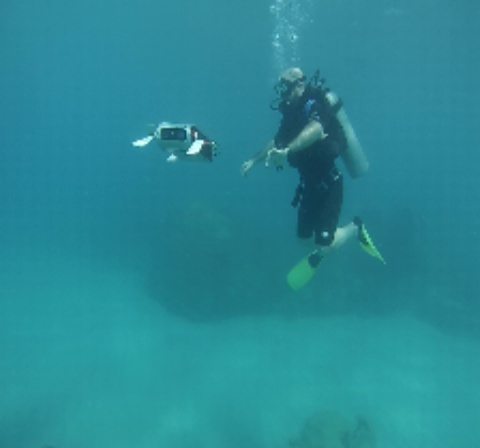
#> input picture data/train_val/images/d_r_25_.jpg, 480 x 448 px; its folder holds only this picture in this run
$ python main.py
#> lines starting #> are read from the running program, lines starting #| are printed output that depends on the picture
### Preprocessed Data - UCM/UCM/color_equalisation.py
import numpy as np

# [32 lines of commented-out code are left out]

import numpy as np

def cal_equalisation(img,ratio):
    Array = img * ratio
    Array = np.clip(Array, 0, 255)
    return Array

def RGB_equalisation(img):
    img = np.float32(img)
    avg_RGB = []
    for i in range(3):
        avg = np.mean(img[:,:,i])
        avg_RGB.append(avg)
    # print('avg_RGB',avg_RGB)
    a_r = avg_RGB[0]/avg_RGB[2]
    a_g =  avg_RGB[0]/avg_RGB[1]
    ratio = [0,a_g,a_r]
    for i in range(1,3):
        img[:,:,i] = cal_equalisation(img[:,:,i],ratio[i])
    return img

### Preprocessed Data - UCM/UCM/global_histogram_stretching.py
import numpy as np

def histogram_r(r_array,height, width):
    length = height * width
    R_rray = []
    for i in range(height):
        for j in range(width):
            R_rray.append(r_array[i][j])
    R_rray.sort()
    I_min = int(R_rray[int(length / 500)])
    I_max = int(R_rray[-int(length / 500)])
    array_Global_histogram_stretching = np.zeros((height, width))
    for i in range(0, height):
        for j in range(0, width):
            if r_array[i][j] < I_min:
                # p_out = r_array[i][j]
                array_Global_histogram_stretching[i][j] = I_min
            elif (r_array[i][j] > I_max):
                p_out = r_array[i][j]
                array_Global_histogram_stretching[i][j] = 255
            else:
                p_out = int((r_array[i][j] - I_min) * ((255 - I_min) / (I_max - I_min)))+ I_min
                array_Global_histogram_stretching[i][j] = p_out
    return (array_Global_histogram_stretching)

def histogram_g(r_array,height, width):
    length = height * width
    R_rray = []
    for i in range(height):
        for j in range(width):
            R_rray.append(r_array[i][j])
    R_rray.sort()
    I_min = int(R_rray[int(length / 500)])
    I_max = int(R_rray[-int(length / 500)])
    array_Global_histogram_stretching = np.zeros((height, width))
    for i in range(0, height):
        for j in range(0, width):
            if r_array[i][j] < I_min:
                p_out = r_array[i][j]
                array_Global_histogram_stretching[i][j] = 0
            elif (r_array[i][j] > I_max):
                p_out = r_array[i][j]
                array_Global_histogram_stretching[i][j] = 255
            else:
                p_out = int((r_array[i][j] - I_min) * ((255) / (I_max - I_min)) )
                array_Global_histogram_stretching[i][j] = p_out
    return (array_Global_histogram_stretching)

def histogram_b(r_array,height, width):
    length = height * width
    R_rray = []
    for i in range(height):
        for j in range(width):
            R_rray.append(r_array[i][j])
    R_rray.sort()
    I_min = int(R_rray[int(length / 500)])
    I_max = int(R_rray[-int(length / 500)])
    array_Global_histogram_stretching = np.zeros((height, width))
    for i in range(0, height):
        for j in range(0, width):
            if r_array[i][j] < I_min:
                # p_out = r_array[i][j]
                array_Global_histogram_stretching[i][j] = 0
            elif (r_array[i][j] > I_max):
                # p_out = r_array[i][j]
                array_Global_histogram_stretching[i][j] = I_max
            else:
                p_out = int((r_array[i][j] - I_min) * ((I_max) / (I_max - I_min)))
                array_Global_histogram_stretching[i][j] = p_out
    return (array_Global_histogram_stretching)

def stretching(img):
    height = len(img)
    width = len(img[0])
    img[:, :, 2] = histogram_r(img[:, :, 2], height, width)
    img[:, :, 1] = histogram_g(img[:, :, 1], height, width)
    img[:, :, 0] = histogram_b(img[:, :, 0], height, width)
    return img

### Preprocessed Data - UCM/UCM/hsvStretching.py
import cv2
from skimage.color import rgb2hsv,hsv2rgb
import numpy as np

from global_Stretching import global_stretching


def  HSVStretching(sceneRadiance):
    sceneRadiance = np.uint8(sceneRadiance)
    height = len(sceneRadiance)
    width = len(sceneRadiance[0])
    img_hsv = rgb2hsv(sceneRadiance)
    h, s, v = cv2.split(img_hsv)
    img_s_stretching = global_stretching(s, height, width)
    img_v_stretching = global_stretching(v, height, width)

    labArray = np.zeros((height, width, 3), 'float64')
    labArray[:, :, 0] = h
    labArray[:, :, 1] = img_s_stretching
    labArray[:, :, 2] = img_v_stretching
    img_rgb = hsv2rgb(labArray) * 255

    # img_rgb = np.clip(img_rgb, 0, 255)

    return img_rgb

### Preprocessed Data - UCM/UCM/global_Stretching.py
import numpy as np

def global_stretching(img_L,height, width):
    I_min = np.min(img_L)
    I_max = np.max(img_L)
    I_mean = np.mean(img_L)


    # print('I_min',I_min)
    # print('I_max',I_max)
    # print('I_max',I_mean)

    array_Global_histogram_stretching_L = np.zeros((height, width))
    for i in range(0, height):
        for j in range(0, width):
            p_out = (img_L[i][j] - I_min) * ((1) / (I_max - I_min))
            array_Global_histogram_stretching_L[i][j] = p_out

    return array_Global_histogram_stretching_L

### Preprocessed Data - UCM/UCM/sceneRadiance.py
import numpy as np

def sceneRadianceRGB(sceneRadiance):

    sceneRadiance = np.clip(sceneRadiance, 0, 255)
    sceneRadiance = np.uint8(sceneRadiance)

    return sceneRadiance

### Preprocessed Data - UCM/UCM/main.py
""" UCM preprocessing for Underwater Colour Image Enhancement
This model is based on the repo:
https://github.com/wangyanckxx/Single-Underwater-Image-Enhancement-and-Color-Restoration
"""

import os
import numpy as np
import cv2
import natsort
import datetime

from color_equalisation import RGB_equalisation
from global_histogram_stretching import stretching
from hsvStretching import HSVStretching
from sceneRadiance import sceneRadianceRGB


np.seterr(over='ignore')
if __name__ == '__main__':
    pass

folder = "../.."

path = folder + "/data/train_val/images"
out_path = folder + ""
files = os.listdir(path)
files =  natsort.natsorted(files)

for i in range(len(files)):
    file = files[i]
    filepath = path + "/" + file
    prefix = file.split('.')[0]
    if os.path.isfile(filepath):
        img = cv2.imread(folder + '/data/train_val/images/' + file)
#> img is the input picture: shape (448, 480, 3); mean B, G, R 149.6, 137.8, 41.1
        sceneRadiance = RGB_equalisation(img)
#> the loop in RGB_equalisation, `for i in range(3):` made 3 passes
#> avg on passes 1 to 3: 149.6, 137.8, 41.11
#> after the loop in RGB_equalisation, `for i in range(3):`: avg_RGB = [149.6, 137.8, 41.11]
#> in RGB_equalisation, `a_r = avg_RGB[0]/avg_RGB[2]`: a_r = 3.64
#> in RGB_equalisation, `a_g =  avg_RGB[0]/avg_RGB[1]`: a_g = 1.09
#> in RGB_equalisation, `ratio = [0,a_g,a_r]`: ratio = [0, 1.09, 3.64]
#> after the loop in RGB_equalisation, `for i in range(1,3):`:
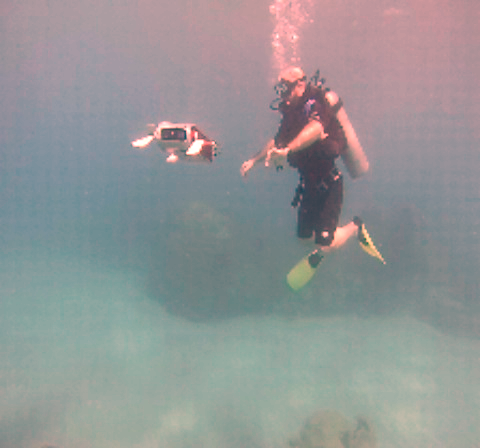
#> img: shape (448, 480, 3) float32; mean B, G, R 149.6, 149.6, 148.1
        sceneRadiance = stretching(sceneRadiance)
#> in stretching, `height = len(img)`: height = 448
#> in stretching, `width = len(img[0])`: width = 480
#> in histogram_r, `length = height * width`: length = 215040
#> after the loop in histogram_r, `for i in range(height):`: R_rray = 215040 items
#> in histogram_r, `I_min = int(R_rray[int(length / 500)])`: I_min = 61
#> in histogram_r, `I_max = int(R_rray[-int(length / 500)])`: I_max = 255
#> in histogram_g, `length = height * width`: length = 215040
#> after the loop in histogram_g, `for i in range(height):`: R_rray = 215040 items
#> in histogram_g, `I_min = int(R_rray[int(length / 500)])`: I_min = 67
#> in histogram_g, `I_max = int(R_rray[-int(length / 500)])`: I_max = 213
#> in histogram_b, `length = height * width`: length = 215040
#> after the loop in histogram_b, `for i in range(height):`: R_rray = 215040 items
#> in histogram_b, `I_min = int(R_rray[int(length / 500)])`: I_min = 79
#> in histogram_b, `I_max = int(R_rray[-int(length / 500)])`: I_max = 200
#> after the loop in histogram_b, `for i in range(0, height):`:
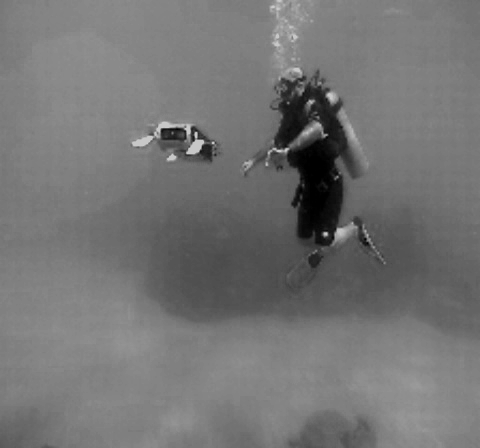
#> array_Global_histogram_stretching: shape (448, 480) float64; min 0, max 200, mean 116.1
#> in stretching, `img[:, :, 0] = histogram_b(img[:, :, 0], height, width)`:
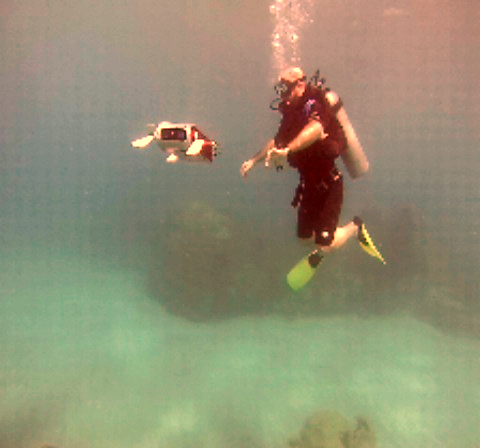
#> img: shape (448, 480, 3) float32; mean B, G, R 116.1, 143.7, 147.6
        sceneRadiance = HSVStretching(sceneRadiance)
#> in HSVStretching, `height = len(sceneRadiance)`: height = 448
#> in HSVStretching, `width = len(sceneRadiance[0])`: width = 480
#> in HSVStretching, `h, s, v = cv2.split(img_hsv)`:
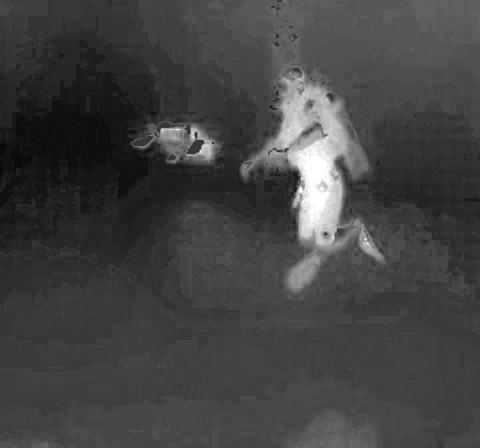
#> s: shape (448, 480) float64; min 0.024, max 1, mean 0.261
#> in HSVStretching, `h, s, v = cv2.split(img_hsv)`:
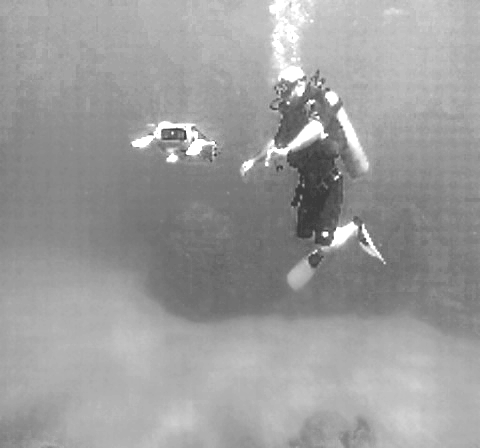
#> v: shape (448, 480) float64; min 0.239, max 1, mean 0.615
#> in global_stretching, `I_min = np.min(img_L)`: I_min = 0.024
#> in global_stretching, `I_max = np.max(img_L)`: I_max = 1
#> in global_stretching, `I_mean = np.mean(img_L)`: I_mean = 0.261
#> call 2 of global_stretching, with height = 448, width = 480
#> in global_stretching (call 2), `I_min = np.min(img_L)`: I_min = 0.239
#> in global_stretching (call 2), `I_mean = np.mean(img_L)`: I_mean = 0.615
#> after the loop in global_stretching (call 2), `for i in range(0, height):`:
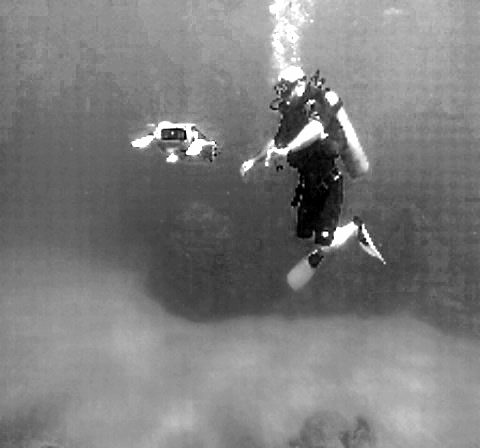
#> array_Global_histogram_stretching_L: shape (448, 480) float64; min 0, max 1, mean 0.494
        sceneRadiance = sceneRadianceRGB(sceneRadiance)
#> in sceneRadianceRGB, `sceneRadiance = np.uint8(sceneRadiance)`:
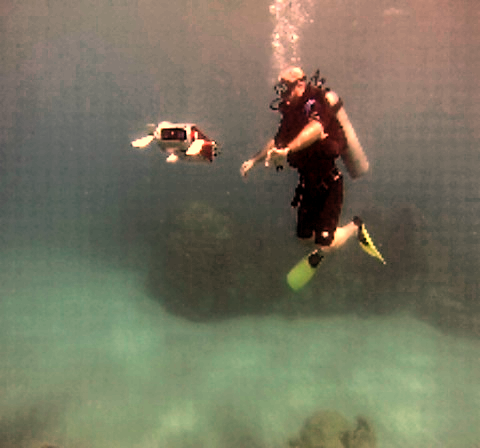
#> sceneRadiance: shape (448, 480, 3); mean of channels 0, 1, 2 95, 115.7, 118.5; drawn as B, G, R
        cv2.imwrite('../../Preprocessed Data/train_val/images/' + prefix + 'UCM.jpg', sceneRadiance)

# [16 lines of commented-out code are left out]

$ run again, on data/train_val/images/f_r_381_.jpg
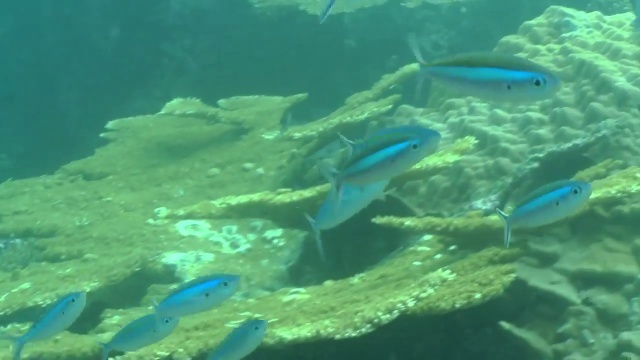
#> input picture data/train_val/images/f_r_381_.jpg, 640 x 360 px
#> img is the input picture: shape (360, 640, 3); mean B, G, R 117.9, 152.1, 74.9
#> the loop in RGB_equalisation, `for i in range(3):` made 3 passes
#> avg on passes 1 to 3: 117.9, 152.1, 74.91
#> after the loop in RGB_equalisation, `for i in range(3):`: avg_RGB = [117.9, 152.1, 74.91]
#> a_r = 1.57
#> a_g = 0.775
#> ratio = [0, 0.775, 1.57]
#> after the loop in RGB_equalisation, `for i in range(1,3):`:
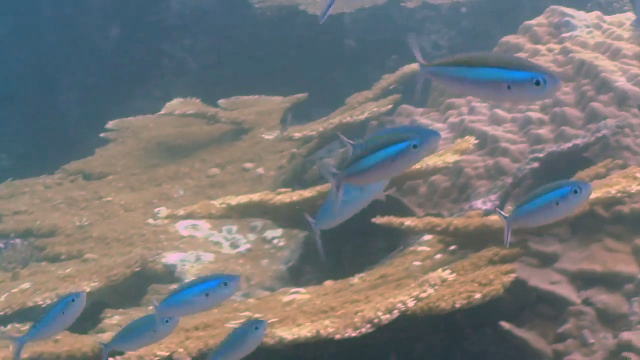
#> img: shape (360, 640, 3) float32; mean B, G, R 117.9, 117.9, 117.9
#> in stretching, `height = len(img)`: height = 360
#> in stretching, `width = len(img[0])`: width = 640
#> in histogram_r, `length = height * width`: length = 230400
#> after the loop in histogram_r, `for i in range(height):`: R_rray = 230400 items
#> in histogram_r, `I_min = int(R_rray[int(length / 500)])`: I_min = 28
#> in histogram_r, `I_max = int(R_rray[-int(length / 500)])`: I_max = 253
#> in histogram_g, `length = height * width`: length = 230400
#> after the loop in histogram_g, `for i in range(height):`: R_rray = 230400 items
#> in histogram_g, `I_min = int(R_rray[int(length / 500)])`: I_min = 56
#> in histogram_g, `I_max = int(R_rray[-int(length / 500)])`: I_max = 197
#> in histogram_b, `length = height * width`: length = 230400
#> after the loop in histogram_b, `for i in range(height):`: R_rray = 230400 items
#> in histogram_b, `I_min = int(R_rray[int(length / 500)])`: I_min = 61
#> in histogram_b, `I_max = int(R_rray[-int(length / 500)])`: I_max = 215
#> in HSVStretching, `height = len(sceneRadiance)`: height = 360
#> in HSVStretching, `width = len(sceneRadiance[0])`: width = 640
#> img_hsv: shape (360, 640, 3) float64; mean of channels 0, 1, 2 0.463, 0.379, 0.485
#> in global_stretching, `I_min = np.min(img_L)`: I_min = 0
#> in global_stretching, `I_max = np.max(img_L)`: I_max = 1
#> I_mean = 0.379
#> in sceneRadianceRGB, `sceneRadiance = np.uint8(sceneRadiance)`:
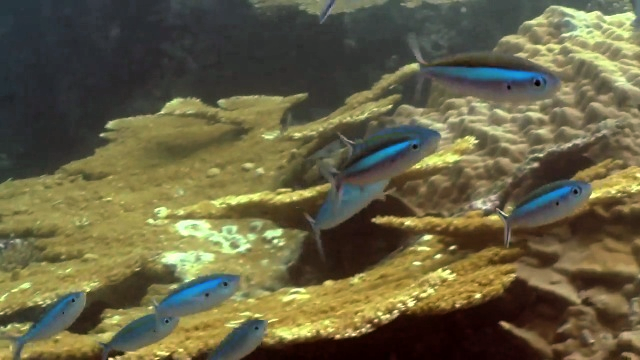
#> sceneRadiance: shape (360, 640, 3); mean of channels 0, 1, 2 67.5, 97.1, 102.3; drawn as B, G, R

$ run again, on data/train_val/images/f_r_606_.jpg
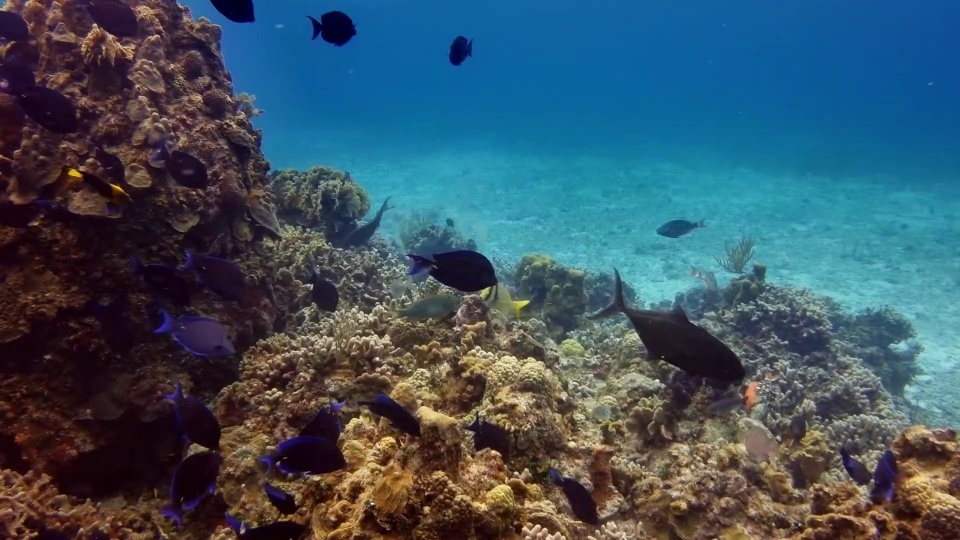
#> input picture data/train_val/images/f_r_606_.jpg, 960 x 540 px
#> img is the input picture: shape (540, 960, 3); mean B, G, R 96.5, 82.8, 60.5
#> the loop in RGB_equalisation, `for i in range(3):` made 3 passes
#> avg on passes 1 to 3: 96.54, 82.82, 60.52
#> after the loop in RGB_equalisation, `for i in range(3):`: avg_RGB = [96.54, 82.82, 60.52]
#> a_r = 1.6
#> a_g = 1.17
#> ratio = [0, 1.17, 1.6]
#> in stretching, `height = len(img)`: height = 540
#> in stretching, `width = len(img[0])`: width = 960
#> in histogram_r, `length = height * width`: length = 518400
#> after the loop in histogram_r, `for i in range(height):`: R_rray = 518400 items
#> in histogram_r, `I_min = int(R_rray[int(length / 500)])`: I_min = 0
#> in histogram_r, `I_max = int(R_rray[-int(length / 500)])`: I_max = 255
#> in histogram_g, `length = height * width`: length = 518400
#> after the loop in histogram_g, `for i in range(height):`: R_rray = 518400 items
#> in histogram_g, `I_min = int(R_rray[int(length / 500)])`: I_min = 0
#> in histogram_g, `I_max = int(R_rray[-int(length / 500)])`: I_max = 243
#> in histogram_b, `length = height * width`: length = 518400
#> after the loop in histogram_b, `for i in range(height):`: R_rray = 518400 items
#> in histogram_b, `I_min = int(R_rray[int(length / 500)])`: I_min = 0
#> in histogram_b, `I_max = int(R_rray[-int(length / 500)])`: I_max = 208
#> after the loop in histogram_b, `for i in range(0, height):`:
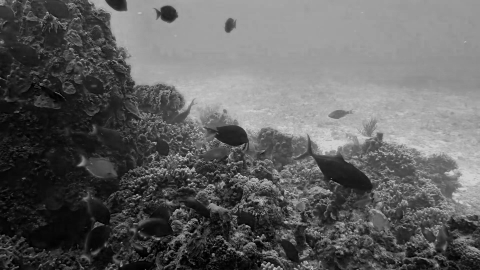
#> array_Global_histogram_stretching: shape (540, 960) float64 (shown at 1/2 size); min 0, max 208, mean 96.5
#> in HSVStretching, `height = len(sceneRadiance)`: height = 540
#> in HSVStretching, `width = len(sceneRadiance[0])`: width = 960
#> img_hsv: shape (540, 960, 3) float64; mean of channels 0, 1, 2 0.456, 0.639, 0.543
#> in global_stretching, `I_min = np.min(img_L)`: I_min = 0
#> in global_stretching, `I_max = np.max(img_L)`: I_max = 1
#> I_mean = 0.639
#> in HSVStretching, `img_rgb = hsv2rgb(labArray) * 255`:
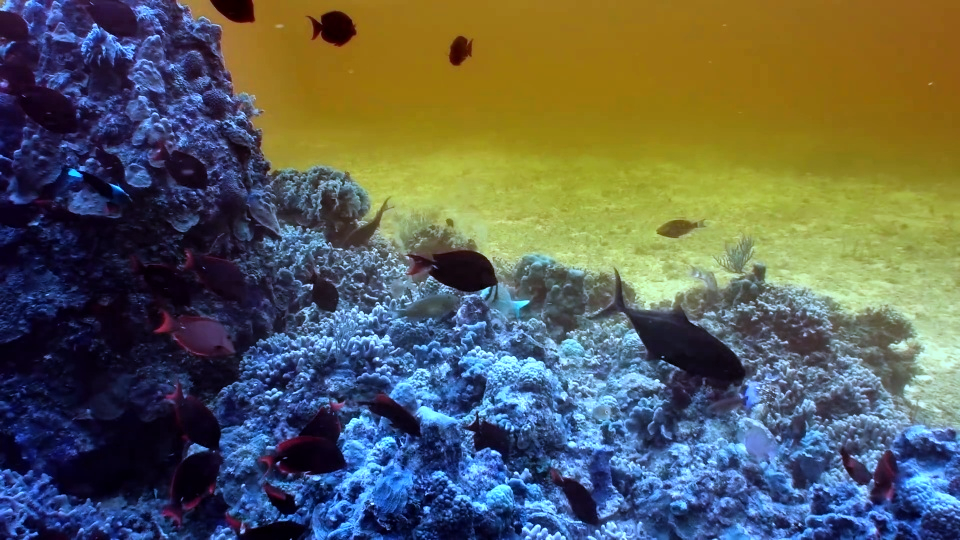
#> img_rgb: shape (540, 960, 3) float64; mean R, G, B 91.9, 96.7, 88.7
